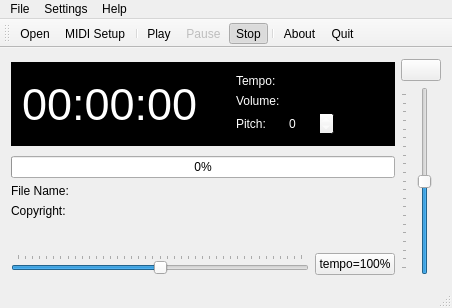
<?xml version="1.0" encoding="UTF-8"?>
<ui version="4.0">
 <class>GUIPlayerClass</class>
 <widget class="QMainWindow" name="GUIPlayerClass">
  <property name="geometry">
   <rect>
    <x>0</x>
    <y>0</y>
    <width>433</width>
    <height>308</height>
   </rect>
  </property>
  <property name="windowTitle">
   <string>Drumstick MIDI Player</string>
  </property>
  <property name="windowIcon">
   <iconset resource="guiplayer.qrc">
    <normaloff>:/resources/drumstick.png</normaloff>:/resources/drumstick.png</iconset>
  </property>
  <widget class="QWidget" name="MainWidget">
   <property name="acceptDrops">
    <bool>true</bool>
   </property>
   <property name="windowTitle">
    <string>Drumstick MIDI Player</string>
   </property>
   <property name="windowIcon">
    <iconset resource="guiplayer.qrc">
     <normaloff>:/resources/drumstick.png</normaloff>:/resources/drumstick.png</iconset>
   </property>
   <layout class="QGridLayout" name="gridLayout_2">
    <item row="0" column="0" rowspan="2" colspan="2">
     <widget class="QFrame" name="frame">
      <property name="sizePolicy">
       <sizepolicy hsizetype="Expanding" vsizetype="Fixed">
        <horstretch>0</horstretch>
        <verstretch>0</verstretch>
       </sizepolicy>
      </property>
      <property name="palette">
       <palette>
        <active>
         <colorrole role="WindowText">
          <brush brushstyle="SolidPattern">
           <color alpha="255">
            <red>255</red>
            <green>255</green>
            <blue>255</blue>
           </color>
          </brush>
         </colorrole>
         <colorrole role="Text">
          <brush brushstyle="SolidPattern">
           <color alpha="255">
            <red>255</red>
            <green>255</green>
            <blue>255</blue>
           </color>
          </brush>
         </colorrole>
         <colorrole role="Base">
          <brush brushstyle="SolidPattern">
           <color alpha="255">
            <red>0</red>
            <green>0</green>
            <blue>0</blue>
           </color>
          </brush>
         </colorrole>
         <colorrole role="Window">
          <brush brushstyle="SolidPattern">
           <color alpha="255">
            <red>0</red>
            <green>0</green>
            <blue>0</blue>
           </color>
          </brush>
         </colorrole>
        </active>
        <inactive>
         <colorrole role="WindowText">
          <brush brushstyle="SolidPattern">
           <color alpha="255">
            <red>255</red>
            <green>255</green>
            <blue>255</blue>
           </color>
          </brush>
         </colorrole>
         <colorrole role="Text">
          <brush brushstyle="SolidPattern">
           <color alpha="255">
            <red>255</red>
            <green>255</green>
            <blue>255</blue>
           </color>
          </brush>
         </colorrole>
         <colorrole role="Base">
          <brush brushstyle="SolidPattern">
           <color alpha="255">
            <red>0</red>
            <green>0</green>
            <blue>0</blue>
           </color>
          </brush>
         </colorrole>
         <colorrole role="Window">
          <brush brushstyle="SolidPattern">
           <color alpha="255">
            <red>0</red>
            <green>0</green>
            <blue>0</blue>
           </color>
          </brush>
         </colorrole>
        </inactive>
        <disabled>
         <colorrole role="WindowText">
          <brush brushstyle="SolidPattern">
           <color alpha="255">
            <red>146</red>
            <green>145</green>
            <blue>144</blue>
           </color>
          </brush>
         </colorrole>
         <colorrole role="Text">
          <brush brushstyle="SolidPattern">
           <color alpha="255">
            <red>165</red>
            <green>164</green>
            <blue>164</blue>
           </color>
          </brush>
         </colorrole>
         <colorrole role="Base">
          <brush brushstyle="SolidPattern">
           <color alpha="255">
            <red>0</red>
            <green>0</green>
            <blue>0</blue>
           </color>
          </brush>
         </colorrole>
         <colorrole role="Window">
          <brush brushstyle="SolidPattern">
           <color alpha="255">
            <red>0</red>
            <green>0</green>
            <blue>0</blue>
           </color>
          </brush>
         </colorrole>
        </disabled>
       </palette>
      </property>
      <property name="autoFillBackground">
       <bool>true</bool>
      </property>
      <property name="frameShape">
       <enum>QFrame::NoFrame</enum>
      </property>
      <property name="frameShadow">
       <enum>QFrame::Plain</enum>
      </property>
      <layout class="QGridLayout" name="gridLayout">
       <property name="spacing">
        <number>4</number>
       </property>
       <item row="0" column="0" rowspan="3">
        <widget class="QLabel" name="lblTime">
         <property name="sizePolicy">
          <sizepolicy hsizetype="Preferred" vsizetype="Preferred">
           <horstretch>0</horstretch>
           <verstretch>0</verstretch>
          </sizepolicy>
         </property>
         <property name="minimumSize">
          <size>
           <width>210</width>
           <height>62</height>
          </size>
         </property>
         <property name="baseSize">
          <size>
           <width>210</width>
           <height>62</height>
          </size>
         </property>
         <property name="font">
          <font>
           <pointsize>34</pointsize>
          </font>
         </property>
         <property name="text">
          <string>00:00:00</string>
         </property>
        </widget>
       </item>
       <item row="0" column="1">
        <widget class="QLabel" name="lbl3">
         <property name="text">
          <string>Tempo:</string>
         </property>
        </widget>
       </item>
       <item row="0" column="2">
        <widget class="QLabel" name="lblOther">
         <property name="sizePolicy">
          <sizepolicy hsizetype="Preferred" vsizetype="Preferred">
           <horstretch>0</horstretch>
           <verstretch>0</verstretch>
          </sizepolicy>
         </property>
         <property name="minimumSize">
          <size>
           <width>100</width>
           <height>0</height>
          </size>
         </property>
        </widget>
       </item>
       <item row="1" column="1">
        <widget class="QLabel" name="lbl4">
         <property name="text">
          <string>Volume:</string>
         </property>
        </widget>
       </item>
       <item row="1" column="2">
        <widget class="QLabel" name="lblVolume">
         <property name="text">
          <string/>
         </property>
        </widget>
       </item>
       <item row="2" column="1">
        <widget class="QLabel" name="lbl5">
         <property name="text">
          <string>Pitch:</string>
         </property>
        </widget>
       </item>
       <item row="2" column="2">
        <widget class="QSpinBox" name="spinPitch">
         <property name="maximumSize">
          <size>
           <width>50</width>
           <height>16777215</height>
          </size>
         </property>
         <property name="toolTip">
          <string>Pitch Control</string>
         </property>
         <property name="statusTip">
          <string>Transpose pitch between -12 and +12 semitones</string>
         </property>
         <property name="minimum">
          <number>-12</number>
         </property>
         <property name="maximum">
          <number>12</number>
         </property>
        </widget>
       </item>
      </layout>
     </widget>
    </item>
    <item row="0" column="2">
     <widget class="QPushButton" name="btnVolume">
      <property name="toolTip">
       <string>Reset Volume</string>
      </property>
      <property name="statusTip">
       <string>Reset Volume to 100%</string>
      </property>
      <property name="text">
       <string/>
      </property>
      <property name="icon">
       <iconset resource="guiplayer.qrc">
        <normaloff>:/resources/vol.png</normaloff>:/resources/vol.png</iconset>
      </property>
     </widget>
    </item>
    <item row="1" column="2" rowspan="4">
     <widget class="QSlider" name="volumeSlider">
      <property name="sizePolicy">
       <sizepolicy hsizetype="Preferred" vsizetype="Expanding">
        <horstretch>0</horstretch>
        <verstretch>0</verstretch>
       </sizepolicy>
      </property>
      <property name="statusTip">
       <string>Volume Slider</string>
      </property>
      <property name="maximum">
       <number>200</number>
      </property>
      <property name="value">
       <number>100</number>
      </property>
      <property name="tracking">
       <bool>false</bool>
      </property>
      <property name="orientation">
       <enum>Qt::Vertical</enum>
      </property>
      <property name="tickPosition">
       <enum>QSlider::TicksAbove</enum>
      </property>
     </widget>
    </item>
    <item row="2" column="0" colspan="2">
     <widget class="QProgressBar" name="progressBar">
      <property name="sizePolicy">
       <sizepolicy hsizetype="Expanding" vsizetype="Fixed">
        <horstretch>0</horstretch>
        <verstretch>0</verstretch>
       </sizepolicy>
      </property>
      <property name="statusTip">
       <string>Playback progress</string>
      </property>
      <property name="value">
       <number>0</number>
      </property>
      <property name="alignment">
       <set>Qt::AlignCenter</set>
      </property>
      <property name="textVisible">
       <bool>true</bool>
      </property>
      <property name="textDirection">
       <enum>QProgressBar::TopToBottom</enum>
      </property>
     </widget>
    </item>
    <item row="3" column="0" colspan="2">
     <layout class="QFormLayout" name="formLayout">
      <item row="0" column="0">
       <widget class="QLabel" name="lbl1">
        <property name="text">
         <string>File Name:</string>
        </property>
       </widget>
      </item>
      <item row="0" column="1">
       <widget class="QLabel" name="lblName">
        <property name="sizePolicy">
         <sizepolicy hsizetype="Expanding" vsizetype="Preferred">
          <horstretch>0</horstretch>
          <verstretch>0</verstretch>
         </sizepolicy>
        </property>
        <property name="statusTip">
         <string>Currently loaded MIDI file</string>
        </property>
        <property name="openExternalLinks">
         <bool>true</bool>
        </property>
        <property name="textInteractionFlags">
         <set>Qt::LinksAccessibleByKeyboard|Qt::LinksAccessibleByMouse|Qt::TextBrowserInteraction|Qt::TextSelectableByKeyboard|Qt::TextSelectableByMouse</set>
        </property>
       </widget>
      </item>
      <item row="1" column="1">
       <widget class="QLabel" name="lblCopyright">
        <property name="sizePolicy">
         <sizepolicy hsizetype="Expanding" vsizetype="Preferred">
          <horstretch>0</horstretch>
          <verstretch>0</verstretch>
         </sizepolicy>
        </property>
        <property name="statusTip">
         <string>Author or credits of the current MIDI file</string>
        </property>
        <property name="openExternalLinks">
         <bool>true</bool>
        </property>
        <property name="textInteractionFlags">
         <set>Qt::LinksAccessibleByKeyboard|Qt::LinksAccessibleByMouse|Qt::TextBrowserInteraction|Qt::TextSelectableByKeyboard|Qt::TextSelectableByMouse</set>
        </property>
       </widget>
      </item>
      <item row="1" column="0">
       <widget class="QLabel" name="lbl2">
        <property name="text">
         <string>Copyright:</string>
        </property>
       </widget>
      </item>
     </layout>
    </item>
    <item row="4" column="0">
     <widget class="QSlider" name="sliderTempo">
      <property name="sizePolicy">
       <sizepolicy hsizetype="Expanding" vsizetype="Fixed">
        <horstretch>0</horstretch>
        <verstretch>0</verstretch>
       </sizepolicy>
      </property>
      <property name="statusTip">
       <string>Tempo Slider</string>
      </property>
      <property name="minimum">
       <number>0</number>
      </property>
      <property name="maximum">
       <number>200</number>
      </property>
      <property name="singleStep">
       <number>1</number>
      </property>
      <property name="pageStep">
       <number>10</number>
      </property>
      <property name="value">
       <number>100</number>
      </property>
      <property name="orientation">
       <enum>Qt::Horizontal</enum>
      </property>
      <property name="tickPosition">
       <enum>QSlider::TicksAbove</enum>
      </property>
      <property name="tickInterval">
       <number>5</number>
      </property>
     </widget>
    </item>
    <item row="4" column="1">
     <widget class="QPushButton" name="btnTempo">
      <property name="sizePolicy">
       <sizepolicy hsizetype="Preferred" vsizetype="Preferred">
        <horstretch>0</horstretch>
        <verstretch>0</verstretch>
       </sizepolicy>
      </property>
      <property name="toolTip">
       <string>Reset Tempo</string>
      </property>
      <property name="statusTip">
       <string>Reset Tempo to 100%</string>
      </property>
      <property name="text">
       <string>tempo=100%</string>
      </property>
     </widget>
    </item>
   </layout>
  </widget>
  <widget class="QMenuBar" name="menuBar">
   <property name="geometry">
    <rect>
     <x>0</x>
     <y>0</y>
     <width>433</width>
     <height>25</height>
    </rect>
   </property>
   <widget class="QMenu" name="menuFile">
    <property name="title">
     <string>File</string>
    </property>
    <addaction name="actionOpen"/>
    <addaction name="separator"/>
    <addaction name="actionPlay"/>
    <addaction name="actionPause"/>
    <addaction name="actionStop"/>
    <addaction name="separator"/>
    <addaction name="actionQuit"/>
   </widget>
   <widget class="QMenu" name="menuHelp">
    <property name="title">
     <string>Help</string>
    </property>
    <addaction name="actionAbout"/>
    <addaction name="actionAboutQt"/>
   </widget>
   <widget class="QMenu" name="menuSettings">
    <property name="title">
     <string>Settings</string>
    </property>
    <addaction name="actionShowToolbar"/>
    <addaction name="actionShowStatusbar"/>
    <addaction name="separator"/>
    <addaction name="actionMIDISetup"/>
   </widget>
   <addaction name="menuFile"/>
   <addaction name="menuSettings"/>
   <addaction name="menuHelp"/>
  </widget>
  <widget class="QToolBar" name="toolBar">
   <property name="windowTitle">
    <string>Tool Bar</string>
   </property>
   <property name="toolButtonStyle">
    <enum>Qt::ToolButtonTextUnderIcon</enum>
   </property>
   <attribute name="toolBarArea">
    <enum>TopToolBarArea</enum>
   </attribute>
   <attribute name="toolBarBreak">
    <bool>false</bool>
   </attribute>
   <addaction name="actionOpen"/>
   <addaction name="actionMIDISetup"/>
   <addaction name="separator"/>
   <addaction name="actionPlay"/>
   <addaction name="actionPause"/>
   <addaction name="actionStop"/>
   <addaction name="separator"/>
   <addaction name="actionAbout"/>
   <addaction name="actionQuit"/>
  </widget>
  <widget class="QStatusBar" name="myStatusBar"/>
  <action name="actionOpen">
   <property name="icon">
    <iconset resource="guiplayer.qrc">
     <normaloff>:/resources/open.png</normaloff>:/resources/open.png</iconset>
   </property>
   <property name="text">
    <string>Open</string>
   </property>
   <property name="statusTip">
    <string>Open a MIDI file</string>
   </property>
  </action>
  <action name="actionQuit">
   <property name="icon">
    <iconset resource="guiplayer.qrc">
     <normaloff>:/resources/quit.png</normaloff>:/resources/quit.png</iconset>
   </property>
   <property name="text">
    <string>Quit</string>
   </property>
   <property name="statusTip">
    <string>Quit the application</string>
   </property>
  </action>
  <action name="actionPlay">
   <property name="checkable">
    <bool>true</bool>
   </property>
   <property name="icon">
    <iconset resource="guiplayer.qrc">
     <normaloff>:/resources/play.png</normaloff>:/resources/play.png</iconset>
   </property>
   <property name="text">
    <string>Play</string>
   </property>
   <property name="statusTip">
    <string>Start playing the current MIDI file</string>
   </property>
   <property name="autoRepeat">
    <bool>false</bool>
   </property>
  </action>
  <action name="actionPause">
   <property name="checkable">
    <bool>true</bool>
   </property>
   <property name="enabled">
    <bool>false</bool>
   </property>
   <property name="icon">
    <iconset resource="guiplayer.qrc">
     <normaloff>:/resources/pause.png</normaloff>:/resources/pause.png</iconset>
   </property>
   <property name="text">
    <string>Pause</string>
   </property>
   <property name="statusTip">
    <string>Pause the playback</string>
   </property>
   <property name="autoRepeat">
    <bool>false</bool>
   </property>
  </action>
  <action name="actionStop">
   <property name="checkable">
    <bool>true</bool>
   </property>
   <property name="checked">
    <bool>true</bool>
   </property>
   <property name="icon">
    <iconset resource="guiplayer.qrc">
     <normaloff>:/resources/stop.png</normaloff>:/resources/stop.png</iconset>
   </property>
   <property name="text">
    <string>Stop</string>
   </property>
   <property name="statusTip">
    <string>Stop the playback</string>
   </property>
   <property name="autoRepeat">
    <bool>false</bool>
   </property>
  </action>
  <action name="actionAbout">
   <property name="icon">
    <iconset resource="guiplayer.qrc">
     <normaloff>:/resources/about.png</normaloff>:/resources/about.png</iconset>
   </property>
   <property name="text">
    <string>About</string>
   </property>
   <property name="statusTip">
    <string>Show the about box</string>
   </property>
  </action>
  <action name="actionAboutQt">
   <property name="icon">
    <iconset resource="guiplayer.qrc">
     <normaloff>:/resources/qtlogo.png</normaloff>:/resources/qtlogo.png</iconset>
   </property>
   <property name="text">
    <string>About Qt</string>
   </property>
   <property name="statusTip">
    <string>Show the about Qt dialog box</string>
   </property>
  </action>
  <action name="actionMIDISetup">
   <property name="icon">
    <iconset resource="guiplayer.qrc">
     <normaloff>:/resources/setup.png</normaloff>:/resources/setup.png</iconset>
   </property>
   <property name="text">
    <string>MIDI Setup</string>
   </property>
   <property name="statusTip">
    <string>Select a connection for the MIDI output port</string>
   </property>
  </action>
  <action name="actionShowToolbar">
   <property name="checkable">
    <bool>true</bool>
   </property>
   <property name="checked">
    <bool>true</bool>
   </property>
   <property name="text">
    <string>Show Tool Bar</string>
   </property>
   <property name="toolTip">
    <string>Show Tool Bar</string>
   </property>
   <property name="statusTip">
    <string>Show or hide the tool bar</string>
   </property>
  </action>
  <action name="actionShowStatusbar">
   <property name="checkable">
    <bool>true</bool>
   </property>
   <property name="checked">
    <bool>true</bool>
   </property>
   <property name="text">
    <string>Show Status Bar</string>
   </property>
   <property name="statusTip">
    <string>Show or hide the status bar</string>
   </property>
  </action>
 </widget>
 <layoutdefault spacing="6" margin="11"/>
 <tabstops>
  <tabstop>spinPitch</tabstop>
  <tabstop>sliderTempo</tabstop>
  <tabstop>btnTempo</tabstop>
  <tabstop>volumeSlider</tabstop>
 </tabstops>
 <resources>
  <include location="guiplayer.qrc"/>
 </resources>
 <connections>
  <connection>
   <sender>actionShowStatusbar</sender>
   <signal>toggled(bool)</signal>
   <receiver>myStatusBar</receiver>
   <slot>setVisible(bool)</slot>
   <hints>
    <hint type="sourcelabel">
     <x>-1</x>
     <y>-1</y>
    </hint>
    <hint type="destinationlabel">
     <x>216</x>
     <y>296</y>
    </hint>
   </hints>
  </connection>
  <connection>
   <sender>actionShowToolbar</sender>
   <signal>toggled(bool)</signal>
   <receiver>toolBar</receiver>
   <slot>setVisible(bool)</slot>
   <hints>
    <hint type="sourcelabel">
     <x>-1</x>
     <y>-1</y>
    </hint>
    <hint type="destinationlabel">
     <x>216</x>
     <y>51</y>
    </hint>
   </hints>
  </connection>
 </connections>
</ui>
